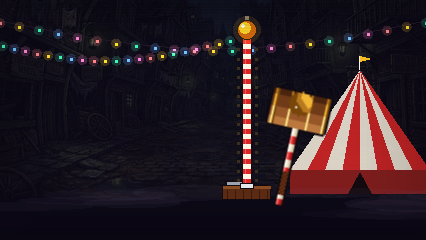
#> input picture work/legend_shots/bellringer_mallet.png, 426 x 240 px, given in place of excalibell.png, which was not available
$ python craft_legend_cinematics.py
#> lines starting #> are read from the running program, lines starting #| are printed output that depends on the picture; pictures that were not available may be replaced by others from this repository, and a replacement may not be noted
"""Legend chapter art for the stage cinematics: each map's secret-trial set, empty, with the relic waiting.

Source frames come from the live trial scenes with the knight hidden (426x240 engine canvas):
  npm run shot -- --out work/legend_shots eval:__kk.call('trial','<id>') wait:3500 \
      "eval:__kk.call('trialActor',false)" canvas:<id>   (one triple per trial)
Each frame is scaled up (nearest) to fill the 1376x768 cinematic width, shifted so the relic sits above the
narration (which covers the lower half), the space below fades into black, then a cold spectral grade and motes.
"""
import random

import numpy as np
from PIL import Image, ImageDraw, ImageEnhance, ImageFilter

SRC = 'work/legend_shots'
OUT = 'public/assets/cinematics'
W, H = 1376, 768
RELIC_SCREEN_Y = 300  # where the relic's centre lands on screen
FRAME_W = 820  # the frame's width on screen; the sides are filled with a blurred, darkened copy
FEATHER = 130

# out dir, trial id, relic centre y in the 426x240 frame (and how to extend its sides: 'reflect', or 'fade' into darkness)
LEGENDS = [
    ('verdant_forest', 'excalibell', 125),
    ('dark_forest', 'excalibell', 125),
    ('town_square', 'bellringer_mallet', 105, 'fade'),  # a mirrored tent would show at the edge
    ('sunken_cistern', 'leviathan_anchor', 180),
    ('cathedral_crypt', 'everburning_censer', 115),
    ('blood_cemetery', 'dead_weight', 100),
    ('belfry_ramparts', 'tolling_thunder', 95),
    ('cathedral_vault', 'midas_bell', 125),
    ('volcanic_forge', 'heartforge', 165),
    ('eldritch_altar', 'hollow_bell', 120),
    ('obsidian_throne', 'excalibane', 150),
]


def legend(out_dir: str, trial: str, relic_y: int, sides: str, seed: int) -> None:
#> called with out_dir = 'verdant_forest', trial = 'excalibell', relic_y = 125, sides = 'reflect', seed = 0
    frame = Image.open(f'{SRC}/{trial}.png').convert('RGB')
    s = FRAME_W / frame.width
#> s = 1.92
    big = frame.resize((FRAME_W, round(frame.height * s)), Image.Resampling.NEAREST)
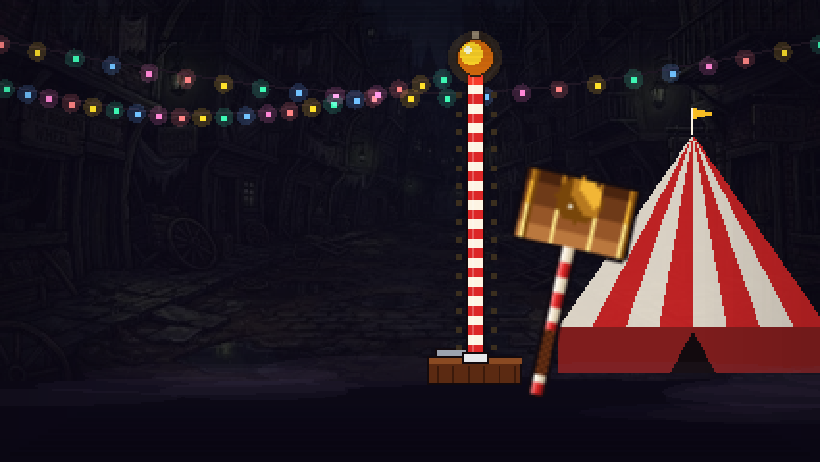
#> big: PIL image 820x462 RGB; mean R, G, B 39.5, 26.3, 33.2
    top = RELIC_SCREEN_Y - round(relic_y * s)
#> top = 59

    # Backdrop: the frame itself, its edges carried outward (mirrored or faded sideways, stretched up and down), at the
    # same scale and blurred, so the scene continues past the sharp frame without ghost copies
    px, py = 200, 120
    arr = np.asarray(frame)
    if sides == 'fade':
        arr = np.pad(arr, ((0, 0), (px, px), (0, 0)), mode='constant', constant_values=6)
    else:
        arr = np.pad(arr, ((0, 0), (px, px), (0, 0)), mode='reflect')
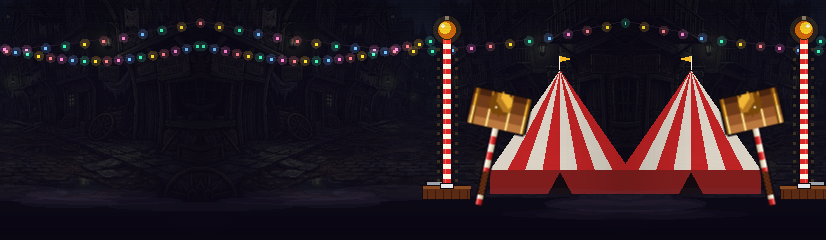
#> arr: shape (240, 826, 3); mean R, G, B 40.2, 26.7, 33.4
    arr = np.pad(arr, ((py, py), (0, 0), (0, 0)), mode='edge')
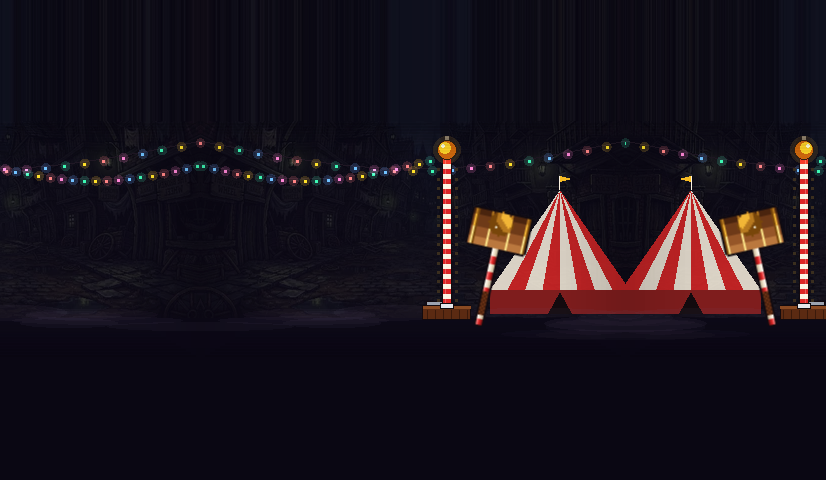
#> arr: shape (480, 826, 3); mean R, G, B 25.8, 18.1, 27.1
    ext = Image.fromarray(arr)
    ext = ext.resize((round(ext.width * s), round(ext.height * s)), Image.Resampling.BILINEAR)
    ext = ImageEnhance.Brightness(ext.filter(ImageFilter.GaussianBlur(10))).enhance(0.8)
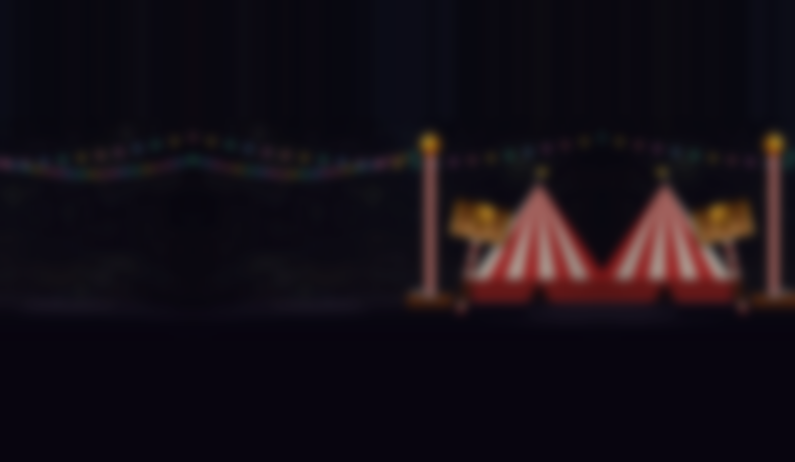
#> ext: PIL image 1590x924 RGB (shown at 1/2 size); mean R, G, B 20.4, 14, 21.3
    canvas = Image.new('RGB', (W, H), (4, 5, 8))
    x0 = (W - FRAME_W) // 2
    canvas.paste(ext, (x0 - round(px * s), top - round(py * s)))
    # Feather the sharp frame into the backdrop at its sides
    mask = Image.new('L', big.size, 255)
#> mask: PIL image 820x462 L; every value is 255
    md = ImageDraw.Draw(mask)
    for i in range(FEATHER):
        a = round(255 * i / FEATHER)
        md.line([(i, 0), (i, big.height)], fill=a)
        md.line([(FRAME_W - 1 - i, 0), (FRAME_W - 1 - i, big.height)], fill=a)
    canvas.paste(big, (x0, top), mask)
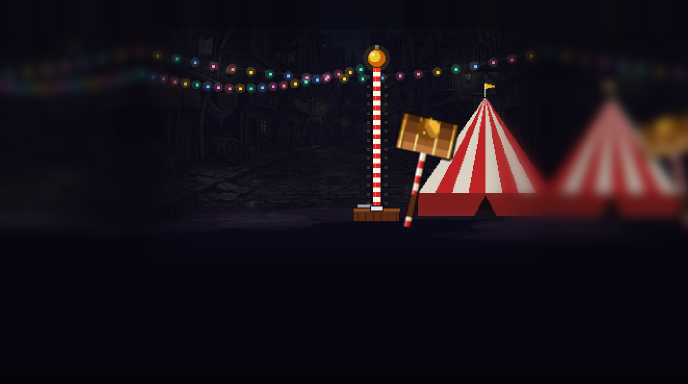
#> canvas: PIL image 1376x768 RGB (shown at 1/2 size); mean R, G, B 25.4, 16.8, 24.1

    # Fade the frame's bottom edge (and any gap under it) into black
    fade = Image.new('L', (W, H), 0)
#> fade: PIL image 1376x768 L; every value is 0
    d = ImageDraw.Draw(fade)
    bottom = top + big.height
#> bottom = 521
    start = bottom - 220
#> start = 301
    for y in range(H):
        a = 0 if y < start else min(255, round(255 * (y - start) / 220))
        d.line([(0, y), (W, y)], fill=a)
    canvas = Image.composite(Image.new('RGB', (W, H), (4, 5, 8)), canvas, fade)
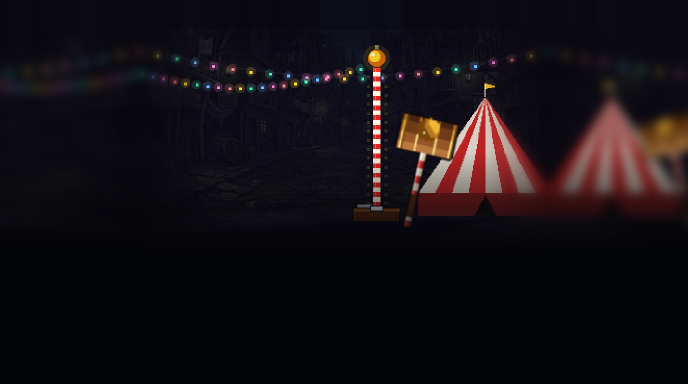
#> canvas: PIL image 1376x768 RGB (shown at 1/2 size); mean R, G, B 20.5, 15.1, 19.4

    # Cold, faded grade: a remembered place, not the present one
    canvas = ImageEnhance.Color(canvas).enhance(0.8)
    tint = Image.new('RGB', (W, H), (70, 140, 150))
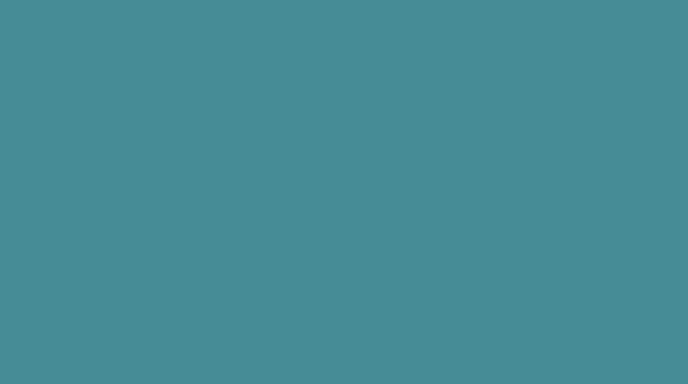
#> tint: PIL image 1376x768 RGB (shown at 1/2 size); mean R, G, B 70, 140, 150
    canvas = Image.blend(canvas, tint, 0.08)

    # Spectral motes drifting around the relic
    glow = Image.new('RGBA', (W, H), (0, 0, 0, 0))
#> glow: PIL image 1376x768 RGBA; every value is 0
    g = ImageDraw.Draw(glow)
    rnd = random.Random(seed)
    for _ in range(22):
        x = rnd.gauss(W / 2, W / 4)
        y = rnd.gauss(RELIC_SCREEN_Y, 150)
        r = rnd.choice([2, 3, 3, 4])
        g.ellipse([x - r, y - r, x + r, y + r], fill=(170, 240, 230, rnd.randint(70, 170)))
    halo = glow.filter(ImageFilter.GaussianBlur(7))
    canvas = Image.alpha_composite(Image.alpha_composite(canvas.convert('RGBA'), halo), glow).convert('RGB')

    path = f'{OUT}/{out_dir}/chapter5_legend.jpg'
    canvas.save(path, quality=88)
    print(path)


if __name__ == '__main__':
    import os
    for i, (out_dir, trial, relic_y, *x) in enumerate(LEGENDS):
        os.makedirs(f'{OUT}/{out_dir}', exist_ok=True)
#> (the run stopped early here; a loop or call above may not have finished)
